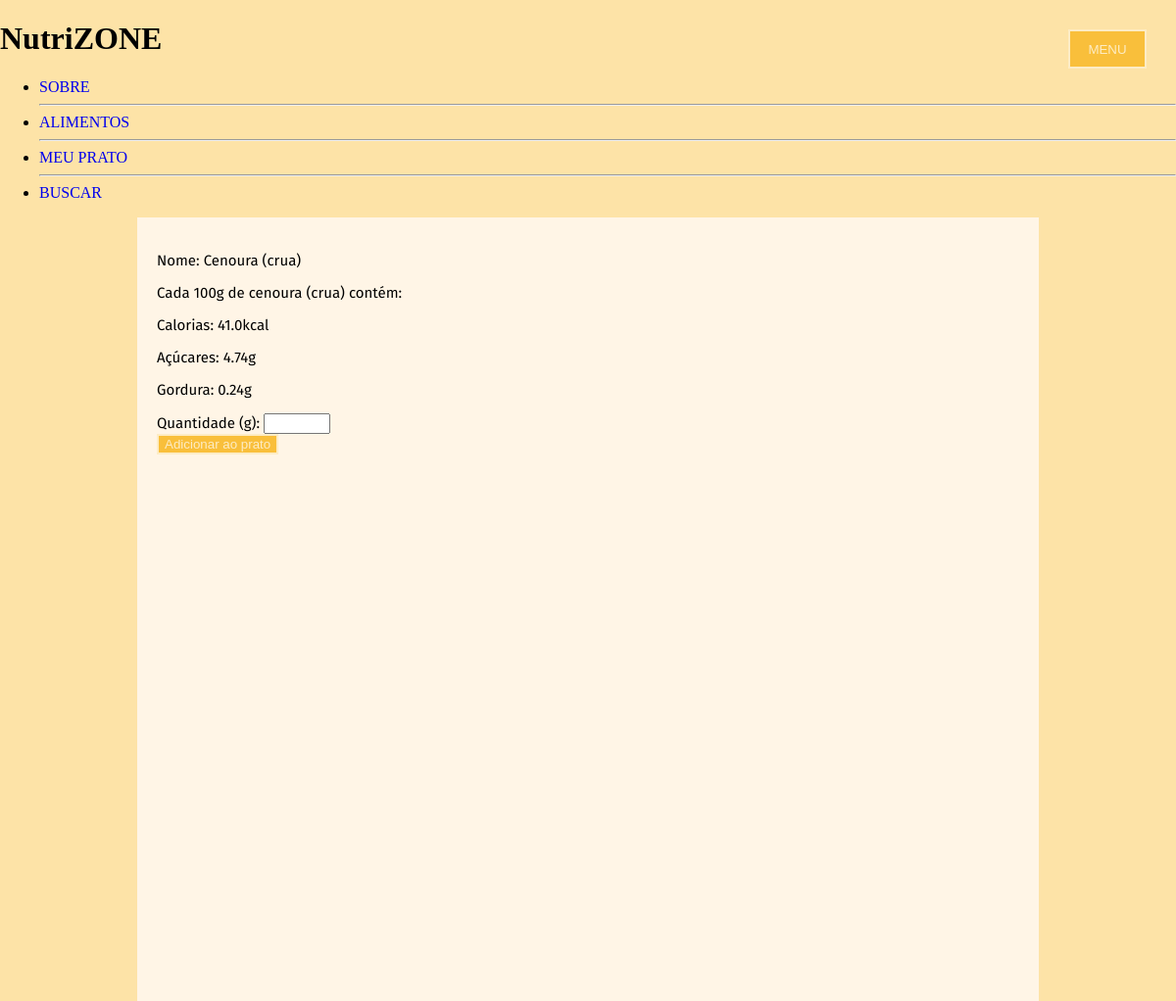
Screenshot of /nutrition/Cenoura (crua)/ with the database file from the repository.
### nutrizone/models.py (models this page shows, shortened)
class Food(models.Model):
	name = models.CharField(max_length=100)
	ndbno = models.IntegerField()

class Nutrients(models.Model):
	name = models.CharField(max_length=200)
	value = models.FloatField()
	unit = models.CharField(max_length=10)
	food = models.ForeignKey(Food, related_name='food')

### nutrizone/views.py (the view, shortened to what this page needs)
# urls.py: url(r'^nutrition/(?P<foodname>.*)/$', views.nutrition),
def nutrition(request, foodname=None):
	context = {}
	food = Food.objects.filter(name=foodname)[0] # TEMPORARIO
	nutrients = Nutrients.objects.filter(food__name=foodname)
	energy = nutrients.get(name='Energy')
	fat = nutrients.get(name='Total lipid (fat)')
	if nutrients.filter(name='Sugars, total').exists():
		sugars = nutrients.get(name='Sugars, total')
		context['sugars'] = sugars
	context.update({
	'food': food,
	'energy': energy,
	'fat':fat,
	})
	return render(request, 'nutrition.html', context)

### nutrizone/templates/nutrition.html (shortened to what this page needs)
{% extends 'base.html' %}
{% block content %}
	<p>Nome: {{ food.name }}</p>
	<p>Cada 100g de {{ food.name|lower }} contém:</p>
	<p>Calorias: {{energy.value}}{{energy.unit}}</p>
	{% if sugars %} <p>Açúcares: {{sugars.value}}{{sugars.unit}} </p>{% endif %}
	<p>Gordura: {{fat.value}}{{fat.unit}}</p>
	<form action="#" method="post">
		Quantidade (g): <input type="number" class="quantity" size="20" name="quantity" required></input></br>
		<button type="submit" class="button menu-font add-to-plate" value="Adicionar ao prato" name="mybtn">Adicionar ao prato</button>
	</form>
{% endblock %}

### nutrizone/static/template.css (style rules this page uses)
.fundo-laranja-claro { background-color: #FDE3A7; }
body { margin: 0; }
.button { border-style: solid; border-color: rgba(255,255,255,.7); color: rgba(255,255,255,.7); background-color: #F9BF3B; }
.quantity { width: 60px; }

### rows the page displays
Food: name "Cenoura (crua)", name "cenoura (crua)"
Nutrients: value "41.0", unit "kcal"
Nutrients: value "4.74", unit "g"
Nutrients: value "0.24", unit "g"
